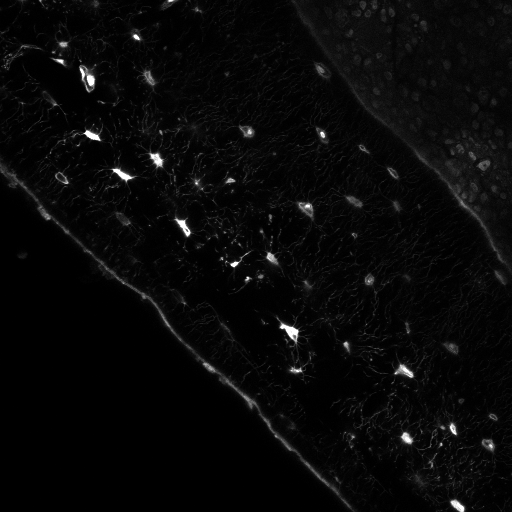
#> input picture CVbook/ch1/Image 4_z34.tif, 512 x 512 px
$ python denoiTrial.py
#> lines starting #> are read from the running program, lines starting #| are printed output that depends on the picture
#> further down, im2 is the input picture: shape (512, 512) uint16; min 0, max 65535, mean 2272.8
### CVbook/ch1/rof.py
import numpy as np
from PIL import Image

# total variation (TV) of a (grayscale) image I is defined as the sum of the gradient noem
def denoise(im, U_init, tolerance=0.1, tau=0.125, tv_weight=100):
  """ An implementation of the Rudin-Osher-Fatemi (ROF) denoising model using the
      numerical procedure presented in eq (11) A. Chambolle (2005).

  input: noisy input image (grayscale), inital guess for U, wieght of the
        TV-regularizing term, steplength, tolerance for top criterion.

  output: denoised and detextured image, texture residual """
#> called with tolerance = 0.1, tau = 0.125, tv_weight = 100

  m, n = im.shape # size of noisy image (notice it must come as a numpy array
#> m = 512; n = 512

  # initialize
  U = U_init
  Px = im # x - component to the dual field
  Py = im # y - component of the dual field
  error = 1

  while (error > tolerance):
    Uold = U

    # gradient of primal variable
    GradUx = np.roll(U, -1, axis=1)-U # x - copmonent of U's gradient
    GradUy = np.roll(U, -1, axis=0)-U # y - component of U's gradient

    # update the dual variable
    PxNew = Px + (tau/tv_weight)*GradUx
    PyNew = Py + (tau/tv_weight)*GradUy
    NormNew = np.maximum(1, np.sqrt(PxNew**2+PyNew**2))

    Px = PxNew/NormNew # update of x-component (dual)
    Py = PyNew/NormNew # update of y-component (dual)

    # update the primal variable
    RxPx = np.roll(Px,1,axis=1) # right x-translation of x-component
    RyPy = np.roll(Py,1,axis=0) # right y-translation of y-component

    DivP = (Px-RxPx)+(Py-RyPy) # divergence of the dual field

    U = im + tv_weight*DivP # update of the primal variable

    # update of error
    error = np.linalg.norm(U-Uold)/np.sqrt(n*m)
#> this loop made 42 passes
#> error on passes 1 to 12: 15.53, 113.9, 35.22, 17.6, 10.49, 6.92, 4.87, 3.58, 2.73, 2.15, 1.73, 1.42
#> pass 1, in denoise, `GradUx = np.roll(U, -1, axis=1)-U # x - copmonent of U's gradient`:
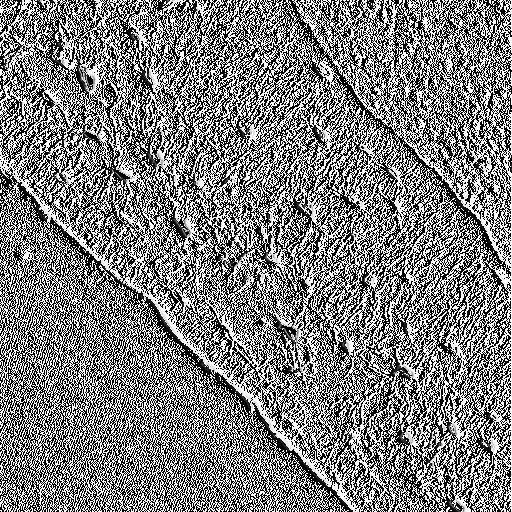
#> GradUx: shape (512, 512) uint16; min 0, max 65535, mean 32502.8; drawn with min black and max white
#> pass 1, in denoise, `GradUy = np.roll(U, -1, axis=0)-U # y - component of U's gradient`:
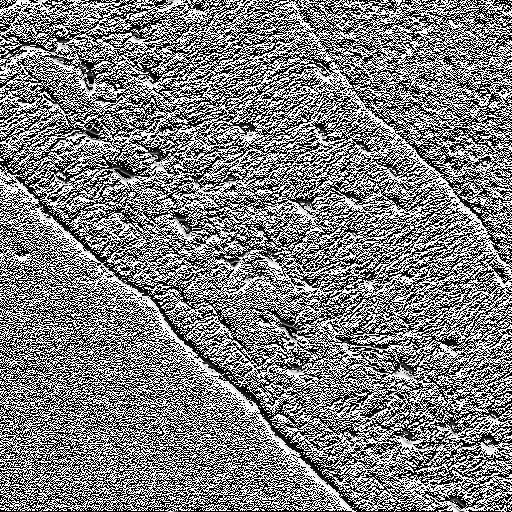
#> GradUy: shape (512, 512) uint16; min 0, max 65535, mean 32694.2; drawn with min black and max white
#> after the loop:
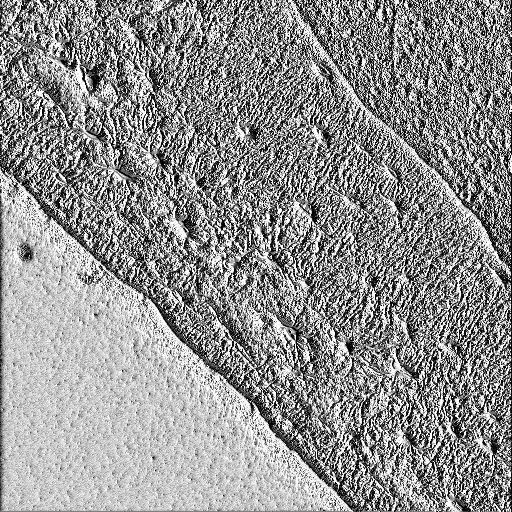
#> Px: shape (512, 512) float64; min -1, max 1, mean 0.14; drawn with min black and max white
#> after the loop:
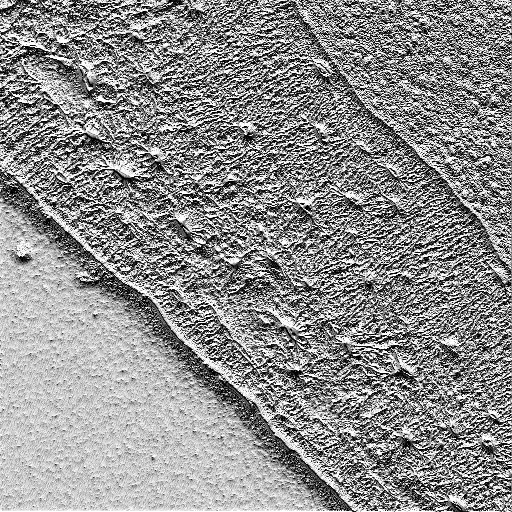
#> Py: shape (512, 512) float64; min -1, max 1, mean 0.119; drawn with min black and max white

  return U, im-U # denoised image and texture residual

# the function, "roll()" of the numpy module rolls the values of an array cyclically around an axis, convinient for computing neighbor differences, in this case for derivatives

# linalg measures the difference between two arrays (U, Uold)

### CVbook/ch1/denoiTrial.py
import numpy as np
from scipy.ndimage import filters
import rof
from matplotlib import pyplot as plt
from PIL import Image

# now lets see how the ROF algorithm handles real images
im2 = np.array(Image.open('Image 4_z34.tif'))
U2, T2 = rof.denoise(im2, im2)
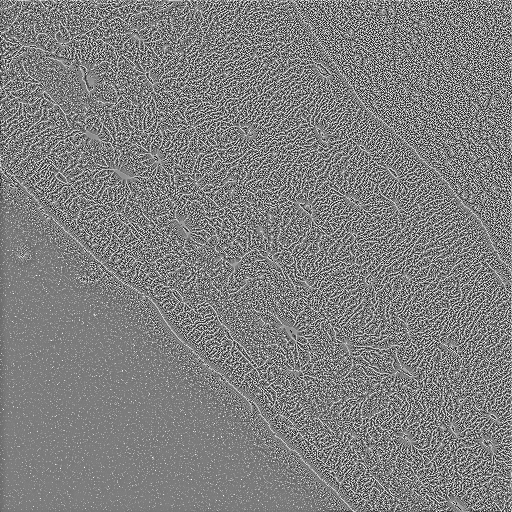
#> T2: shape (512, 512) float64; min -341.4, max 341.4, mean 0; drawn with min black and max white

plt.subplot(121), plt.imshow(im2,'gray'), plt.title('Original Image')
plt.axis('equal'), plt.axis('off')
plt.subplot(122), plt.imshow(U2,'gray'), plt.title('ROF denoising')
plt.axis('equal'), plt.axis('off')

plt.show()
